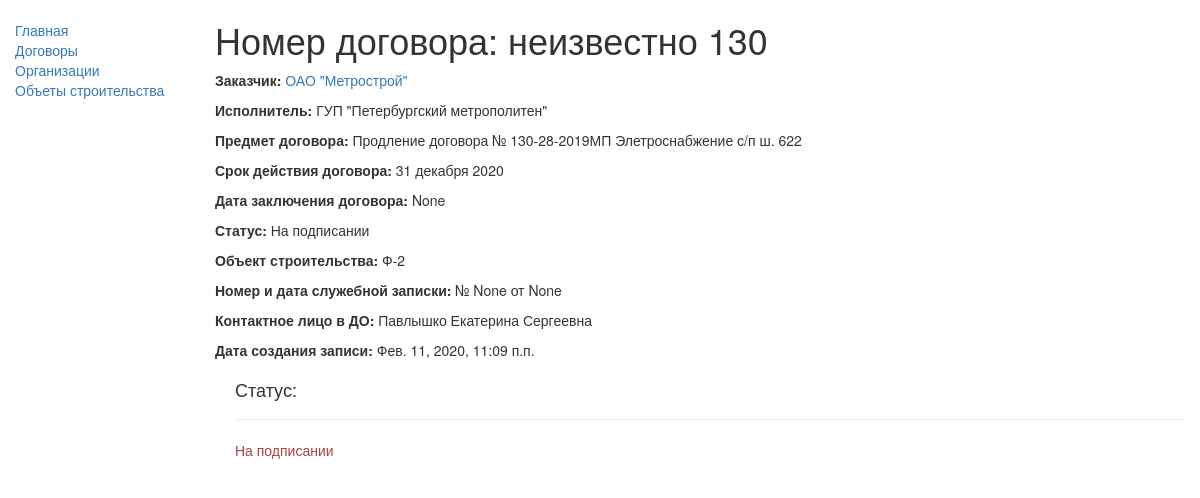
The page /catalog/contract/1 on the database its author committed.
### catalog/models.py (models this page shows, shortened)
class Contract(models.Model):
    number = models.CharField(max_length=50, verbose_name="Номер договора")
    customer = models.ForeignKey('Company', on_delete=models.SET_NULL, null=True, verbose_name="Заказчик",
                                 related_name = 'Company_customer')
    executor = models.ForeignKey('Company', on_delete=models.SET_NULL, null=True, verbose_name="Исполнитель",
                                 related_name = 'Company_executor')
    subject_of_contract = models.TextField(max_length=500, verbose_name="Предмет договора")
    contract_time = models.DateField(null=True, blank=True, verbose_name="Срок действия договора")
    date_of_conclusion = models.DateField(null=True, blank=True, verbose_name="Дата заключения договора")
    status = (
        ('s', 'Подписан'),
        ('o', 'На подписании'),
        ('c', 'Аннулирован'),
        ('t', 'Расторгнут'),
    )
    contract_status = models.CharField(max_length=13, choices=status, default='o', verbose_name="Статус договора")
    constr_object = models.ForeignKey('ConstructionObject', on_delete=models.SET_NULL, null=True,
                                      verbose_name="Объект строительства",
                                      related_name = 'ConstructionObject_constr_object')
    num_work_note = models.IntegerField(null=True, blank=True, verbose_name="Номер служебной записки")
    date_work_note = models.DateField(null=True, blank=True, verbose_name="Дата служебной записки")
    publish = models.DateTimeField(auto_now_add=True, verbose_name="Дата создания записи") # дата создания записи (не видна в админке)
    person_name = (
        ('1', 'Павлышко Екатерина Сергеевна'),
        ('2', 'Пуленкова Римма Николаевна'),
        ('3', 'Бочков Максим Александрович'),
        ('4', 'Великородная Оксана Леонидовна')
    )
    person = models.CharField(max_length=20, choices=person_name, default='Павлышко Е. С.', verbose_name="Контактное лицо ДО")
    class Meta:
        ordering = ["contract_status"] # сортировка договоров по статусу

class Company(models.Model):
    name = models.CharField(max_length=300, verbose_name="Полное наименование организации")
    short_name = models.CharField(max_length=100, verbose_name="Сокращенное наименование")
    phone = models.CharField(max_length=100, verbose_name="Контактный телефон", default=" ")
    class Meta:
        ordering = ["short_name"] # сортировка организаций по сокращенному наименованию
    def __str__(self):
        return self.short_name

class ConstructionObject(models.Model):
    line_name = (
        ('НВЛ', 'Невско-Василеостровская линия'),
        ('Ф-2', 'Фрунзенский радиус'),
        ('ЛПЛ', 'Лахтинско-Правобережная линиия'),
        ('ККЛ', 'Красносельско-Калининская линия'),
        ('Другое', 'Другое'),
    )
    line = models.CharField(max_length=50, choices=line_name, default='Другое', verbose_name="Объект строительства")
    requisites = models.TextField(max_length=500, verbose_name="Реквизиты")
    """
    # государственный контракт
    gk = {
        "NVL_GK":line_name[0],
        "F2_GK":line_name[1],
        "LPL_GK":line_name[2],
        "KKL_GK":line_name[3],
    }
    """
    class Meta:
        ordering = ["line"] # сортировка объектов строительства по линии
    def __str__(self):
        return self.line

### catalog/views.py (the view)
# urls.py: url(r'^contract/(?P<pk>\d+)$', views.ContractDetailView.as_view(), name='contract-detail'), #подробное описание договора
class ContractDetailView(generic.DetailView):
    model = Contract

### catalog/templates/catalog/contract_detail.html
{% extends "base_generic.html" %}
{% block content %}
  <h1>Номер договора: {{ contract.number }}</h1>
  <p><strong>Заказчик:</strong> <a href="">{{ contract.customer }}</a></p>
  <p><strong>Исполнитель:</strong> {{ contract.executor }}</p>
  <p><strong>Предмет договора:</strong> {{ contract.subject_of_contract }}</p>
  <p><strong>Срок действия договора:</strong> {{ contract.contract_time }}</p>
  <p><strong>Дата заключения договора:</strong> {{ contract.date_of_conclusion }}</p>
  <p><strong>Статус:</strong> {{ contract.get_contract_status_display }}</p>
  <p><strong>Объект строительства:</strong> {{ contract.constr_object }}</p>
  <p><strong>Номер и дата служебной записки:</strong> № {{ contract.num_work_note }} от {{ contract.date_work_note }}</p>
  <p><strong>Контактное лицо в ДО:</strong> {{ contract.get_person_display }}</p>
  <p><strong>Дата создания записи:</strong> {{ contract.publish }}</p>
  <div style="margin-left:20px;margin-top:20px">
    <h4>Статус: </h4>
    <hr>
    <p class="{% if contract.contract_status == 's' %}text-success{% elif contract.contract_status == 'o' %}text-danger{% else %}text-warning{% endif %}">{{ contract.get_contract_status_display }}</p>
  </div>
{% endblock %}

### rows shown on the page
Contract: number "неизвестно 130", customer "ОАО \"Метрострой\"", executor "ГУП \"Петербургский метрополитен\"", subject_of_contract "Продление договора № 130-28-2019МП Элетроснабжение с/п ш. 622", contract_time "31 декабря 2020", date_of_conclusion "None", contract_status "На подписании", constr_object "Ф-2", num_work_note "None", date_work_note "None", person "Павлышко Екатерина Сергеевна", publish "Фев. 11, 2020, 11:09 п.п."
